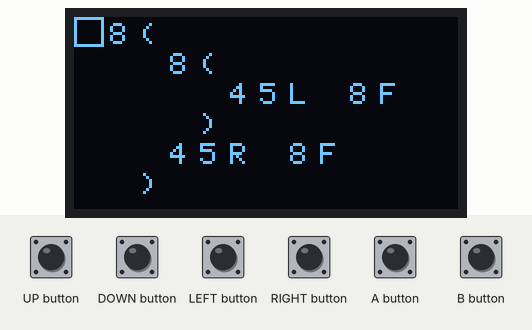
Recording of a sketch running on a simulated Arduboy, built with avr-gcc and run on an emulated ATmega32U4. Parts: 128×64 one-colour display. The inputs (shaded band) are chosen by the test bench.

Above: at 20.5 s.
20.6 s: B button pressed for 0.15 s
22.2 s: A button pressed for 0.15 s
At 22.33 s:
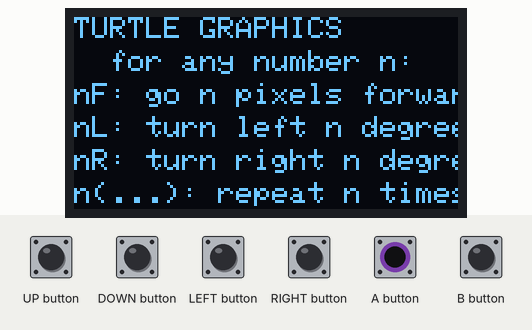
23.8 s: UP button pressed for 1 s
At 24.01 s:
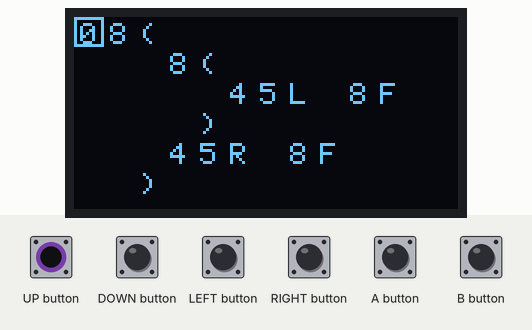
26.3 s: LEFT button pressed for 0.15 s
At 26.8 s:
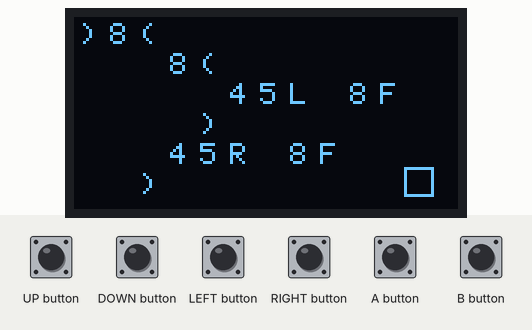
27.9 s: DOWN button pressed for 0.15 s
At 29.0 s:
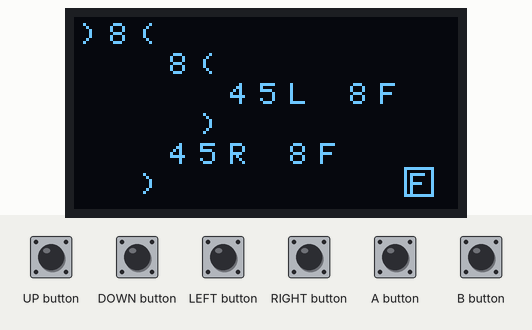
29.5 s: RIGHT button pressed for 0.15 s
At 30.2 s:
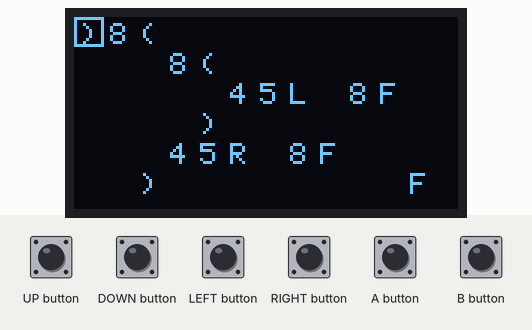

The sketch:

turtle-graphics.ino
```cpp
// (licence header left out)
#include <EEPROM.h>
#include <Arduboy.h>
Arduboy A;

const char* InitialProgram = " 8(            8(            45L 8F     )          45R 8F     )";

const char* Splash[] = {
  "",
  "",
  "TURTLE GRAPHICS",
  "",
  "Try the red buttons",
  "first.",
  "Left&Right to navigate.",
  "Up&Down to type.",
  "Both red buttons at",
  "same time to clear.",
  "",
  "github.com/strickyak/",
  "turtle-graphics-",
  "arduboy",
  nullptr,
};

const char* Help[] = {
  "TURTLE GRAPHICS",
  "  for any number n:",
  "nF: go n pixels forward",
  "nL: turn left n degrees",
  "nR: turn right n degrees",
  "n(...): repeat n times",
  nullptr
};

struct Terminal {
  constexpr static int N = 16;
  char Alphabet[N] = " FLR()9876543210";
  constexpr static int W = 12;
  constexpr static int H = 6;
  constexpr static int M = W * H;
  constexpr static int GW = 128;
  constexpr static int GH = 64;
  int held;
  int p;
  char scr[M];
  bool a_down;
  bool b_down;

  void Tick() {
    a_down = b_down = false;
    int bs = A.buttonsState();

    // Count how long buttons are held down.
    if (bs) ++held; else held = 0;

    if (bs & A_BUTTON) {
      a_down = true;
    }
    if (bs & B_BUTTON) {
      b_down = true;
    }

    if (a_down || b_down) return;

    // Auto-repeat after 10, on even ticks.
    if (held == 1 || held > 10 && (held & 1) == 0) {
      if (bs & LEFT_BUTTON) {
        --p; if (p < 0) p = M - 1;
      }
      if (bs & RIGHT_BUTTON) {
        ++p; if (p >= M) p = 0;
      }
      char& ch = scr[p];
      if (bs & UP_BUTTON) {
        --ch; if (ch < 0) ch = N - 1;
      }
      if (bs & DOWN_BUTTON) {
        ++ch; if (ch >= N) ch = 0;
      }
      if (bs & A_BUTTON) {
        a_down = true;
      }
    }
  }

  char AtI(int i) {
    return Alphabet[scr[i]];
  }
  void PutAtI(int i, char c) {
    for (int a = 0; a < N; a++) {
      if (Alphabet[a] == c) {
        scr[i] = a; return;
      }
    }
    scr[i] = 0;
  }

  void Draw() {
    A.clear();
    for (int y = 0; y < H; y++) {
      for (int x = 0; x < W; x++) {
        A.setCursor(x * 10 + 2, y * 10 + 2);
        A.write(Alphabet[scr[x + y * W]]);
      }
    }

    int xx = p % W;
    int yy = p / W;
    A.drawFastVLine(xx * 10, yy * 10, 10, 1);
    A.drawFastHLine(xx * 10, yy * 10, 10, 1);
    A.drawFastHLine(xx * 10, 9 + yy * 10, 10, 1);
    A.drawFastVLine(9 + xx * 10, yy * 10, 10, 1);
    A.display();
  }
};

struct Turtle : public Terminal {
  float x, y;
  int d;  // direction, degrees
  int n;
  int sp;
  int counts[16];
  int openParen[16];

  void drawLineTorus(int x1, int y1, int x2, int y2, int color) {
    for (int i = -1; i < 2; i++) {
      //if (i == -1 && x1 > 0 && x2 > 0) continue;
      //if (i == 1 && x1 < GW && x2 < GW) continue;
      for (int j = -1; j < 2; j++) {
        //if (j == -1 && y1 > 0 && y2 > 0) continue;
        //if (j == 1 && y1 < GH && y2 < GH) continue;

        A.drawLine(x1 + i * GW, y1 + j * GH, x2 + i * GW, y2 + j * GH, color);
      }
    }
  }

  void DrawPath() {
    x = 64; y = 32; d = 0; n = 0; sp = 0;
    int steps = 0;
    for (int i = 0; i < M; i++) {
      if (steps > held) return;
      char ch = AtI(i);
      if ('0' <= ch && ch <= '9') {
        n = 10 * n + (ch - '0');
      } else switch (ch) {
          case 'F':
            {
              if (n < 1) n = 1;
              float x2 = (n * cos(d / 180.0 * 3.14159)) + x;
              float y2 = (n * sin(d / 180.0 * 3.14159)) + y;
              drawLineTorus(int(x), int(y), int(x2), int(y2), 1);
              x = x2, y = y2;
              while (x<0) x += GW;
              while (y<0) y += GH;
              while (x>=GW) x -= GW;
              while (y>=GW) y -= GH;
              n = 0;
              ++steps;
            }
            break;
          case 'L':
            if (n < 1) n = 1;
            d -= n;
            n = 0;
            break;
          case 'R':
            if (n < 1) n = 1;
            d += n;
            n = 0;
            break;
          case '(':
            counts[sp] = n;
            openParen[sp] = i;
            ++sp;
            n = 0;
            break;
          case ')':
            --counts[sp - 1];
            if (counts[sp - 1] < 1) {
              --sp;
            } else {
              i = openParen[sp - 1];
            }
            n = 0;
            break;
        }
    }
  }
} T;

void Scroll(const char* p[]) {
  int millis = 1000;
  while (*p) {
    for (int i = 1; i < 12; i++) {
      A.clear();
      for (int j = 0; p[j] && j < 6; j++) {
        A.setCursor(0, j * 12 - i);
        A.print(p[j]);
      }
      A.display();
      delay(millis);
      millis = 100;
      if (A.buttonsState()) return;
    }
    ++p;
  }
}

void setup() {
  A.beginNoLogo();
  A.setFrameRate(30);
#if 0
  A.setTextSize(2);
  A.setCursor(10, 0);
  A.print(" TURTLE");
  A.setCursor(10, 25);
  A.print("GRAPHICS");
  A.setTextSize(1);
  A.setCursor(0, 54);
  A.print("github.com/strickyak");
  A.display();
  delay(1000);
#endif
  Scroll(Splash);

  for (const char* p = InitialProgram; *p; p++) {
    T.PutAtI(p - InitialProgram, *p);
  }
}

char buf[2];
int i;
int startChar;
bool oldBS;
char hex[] = "0123456789ABCDEF";
int xx, yy;
int held;

void loop() {
  if (!A.nextFrame()) return;
  T.Tick();

  if (T.a_down && T.b_down) {
    // Both red butons clear the script.
    for (int i = 0; i < T.M; i++) {
      T.scr[i] = 0;
    }
    T.p = 0;
  }

  if (T.b_down) {  // DRAW PATH
    A.clear();
    T.DrawPath();
    A.display();
    return;
  }

  if (T.a_down) {  // Help
    A.clear();
    for (int i = 0; Help[i]; i++) {
      A.setCursor(0, i * 11);
      A.print(Help[i]);
    }
    A.display();
    return;
  }

  T.Draw();
}
```

Measured:
- after the input at 22.2 s, the display: changes after 0.07 s (image 1)
- after the input at 23.8 s, the display: changes at once (image 2)
- after the input at 26.3 s, the display: changes at once (image 3)
- after the input at 27.9 s, the display: changes after 0.05 s (image 4)
- after the input at 29.5 s, the display: changes after 0.05 s (image 5)
